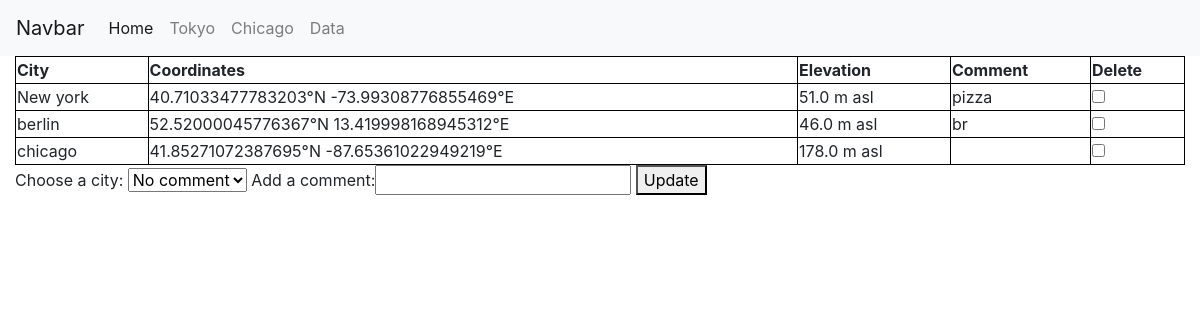
Page /data on the committed database.
### tables this page shows
CREATE TABLE cities (
    id INTEGER PRIMARY KEY AUTOINCREMENT,
    name TEXT NOT NULL,
    coordinates TEXT NOT NULL,
    elevation TEXT REAL,
    comment TEXT
);

### main.py (the view)
@app.route('/data', methods=["POST", "GET"] )
def data():
    cities = query_db("SELECT name, coordinates, elevation, comment FROM cities")
    if request.method =="POST":
        print(request.form)
        delete = request.form.get("delete")
        drop = request.form.get("drop")
        comment = str(request.form.get("comment"))
        print (delete)
        print(drop)
        print(comment)
        if 'comment' in request.form is not '' and drop != 'none':
            print("Commenting!")
            with sqlite3.connect("database.db") as cities:
                cursor = cities.cursor()
                cursor.execute(f"""UPDATE cities
                               SET comment = '{comment}'
                               WHERE name ='{drop}';""")
                cities.commit()
        if 'delete' in request.form:
            with sqlite3.connect("database.db") as cities:
                cursor = cities.cursor()
                print("Deleting!")
                cursor.execute(f"""
                            DELETE FROM cities
                            WHERE name ='{delete}';""")
                cities.commit()
        cities = query_db("SELECT name, coordinates, elevation, comment FROM cities")
        return render_template("data.html", cities=cities)
    else:
        return render_template("data.html", cities=cities)

### main.py (called while the page is built)
def get_db():
    if 'db' not in g:
        g.db = sqlite3.connect(
            current_app.config['DATABASE'],
            detect_types=sqlite3.PARSE_DECLTYPES
        )
        g.db.row_factory = sqlite3.Row
    return g.db

def query_db(query, args=(), one=False):
    cur = get_db().execute(query, args)
    rv = cur.fetchall()
    cur.close()
    return (rv[0] if rv else None) if one else rv

### templates/data.html (shortened to what this page needs)
<!DOCTYPE html>
<html lang="en">
<head>
    <link rel="stylesheet" href="https://cdn.jsdelivr.net/npm/bootstrap@4.3.1/dist/css/bootstrap.min.css">
</head>
    <body>
    {% extends "base.html" %}
    {% block content %}
    {% if cities %}
    <form action="" method="POST">
        <table style="width:100%">
            <tr>
                <th>City</th>
                <th>Coordinates</th>
                <th>Elevation</th>
                <th>Comment</th>
                <th>Delete</th>
            </tr>
         {% for city in cities %}
                        <tr>
                            <td>{{ city[0] }}</td>
                            <td>{{ city[1] }}</td>
                            <td>{{ city[2] }}</td>
                            <td>{{ city[3] }}</td>
                            <td><input type="checkbox" name="delete" value = "{{ city[0] }}"/>
                                <label for="del"></label></td>
                        </tr>
            {% endfor %}
            {% else %}
                <p>No cities found in the database.</p>
            {% endif %}
            </table>
                <label for="drop">Choose a city:</label>
                <select name="drop" id="city">
                    <option value = "none">No comment</option>
                </select>
                <label> Add a comment:</label><input type="text" id="com" name="comment" />
                <button  name="update">Update</button>
            </form>
        {% endblock %}

### templates/base.html (shortened to what this page needs)
<!doctype html>
<html>
<head>
    <link rel="stylesheet" href="https://stackpath.bootstrapcdn.com/bootstrap/4.3.1/css/bootstrap.min.css">
</head>
<body>
    <nav class="navbar navbar-expand-lg navbar-light bg-light">
        <a class="navbar-brand" href="#">Navbar</a>
         <div class="collapse navbar-collapse" id="navbarNav">
             <ul class="navbar-nav">
	         <li class="nav-item active">
                     <a class="nav-link" href="/">Home <span class="sr-only">(current)</span></a>
		</li>
		<li class="nav-item">
		    <a class="nav-link" href="/Tokyo">Tokyo</a>
		</li>
		<li class="nav-item">
		    <a class="nav-link" href="/Chicago">Chicago</a>
		</li>
                 <li class="nav-item">
		    <a class="nav-link" href="/data">Data</a>
		</li>
	    </ul>
        </div>
    </nav>
    <div class="container-fluid">
    {% block content %}
    {% endblock %}
    </div>
</body>
</html>

### templates/data.html (style rules this page uses)
table, th, td { border:1px solid black; }

### rows in the picture
cities: name "New york", coordinates "40.71033477783203°N -73.99308776855469°E", elevation "51.0 m asl", comment "pizza"
cities: name "berlin", coordinates "52.52000045776367°N 13.419998168945312°E", elevation "46.0 m asl", comment "br"
cities: name "chicago", coordinates "41.85271072387695°N -87.65361022949219°E", elevation "178.0 m asl"
